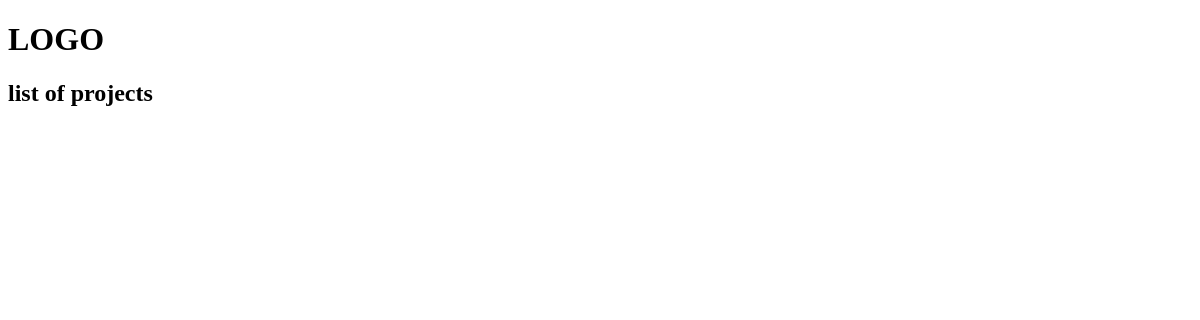
The app's page /, older data.
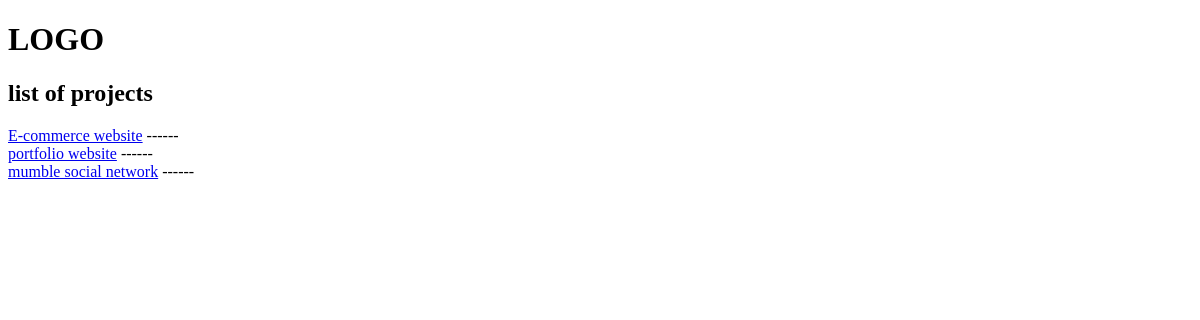
The same page, newer data.
### projects/models.py (models this page shows, shortened)
class Project(models.Model):
    title = models.CharField(max_length=200)
    description = models.TextField(null=True, blank=True)
    demo_link = models.CharField(max_length=2000, null=True, blank=True)
    source_code = models.CharField(max_length=2000, null=True, blank=True)
    tag = models.ManyToManyField('Tag', blank=True)
    vote_total = models.IntegerField(default=0, null=True, blank=True)
    vote_ratio = models.IntegerField(default=0, null=True, blank=True)
    created = models.DateTimeField(auto_now_add=True)
    id = models.UUIDField(default=uuid.uuid4, unique=True, editable=False, primary_key=True)

### projects/views.py (the view)
# urls.py: path('', include('projects.urls')),
def projects(request):
    all_projects = Project.objects.all()
    context = {
        'projects' : all_projects,
    }
    return render(request, 'projects/projects.html', context)

### projects/templates/projects/projects.html
{% extends 'main.html' %}
{% block content %}
     <h2>list of projects</h2>
    {% for project in projects %}
     <a href="{% url 'project' project.id %}">{{ project.title }}</a> ------ {{ project.description }}
    <br>
    {% endfor %}
{% endblock %}

### templates/main.html (shortened to what this page needs)
<!doctype html>
<html lang="en">
<head>
</head>
<body>
{% include 'navbar.html' %}
{% block content %}
{% endblock %}
</body>
</html>

### templates/navbar.html
<h1>LOGO</h1>

Row changes from the older to the newer data that the page shows:
added Project: title "E-commerce website"
added Project: title "portfolio website"
added Project: title "mumble social network"
